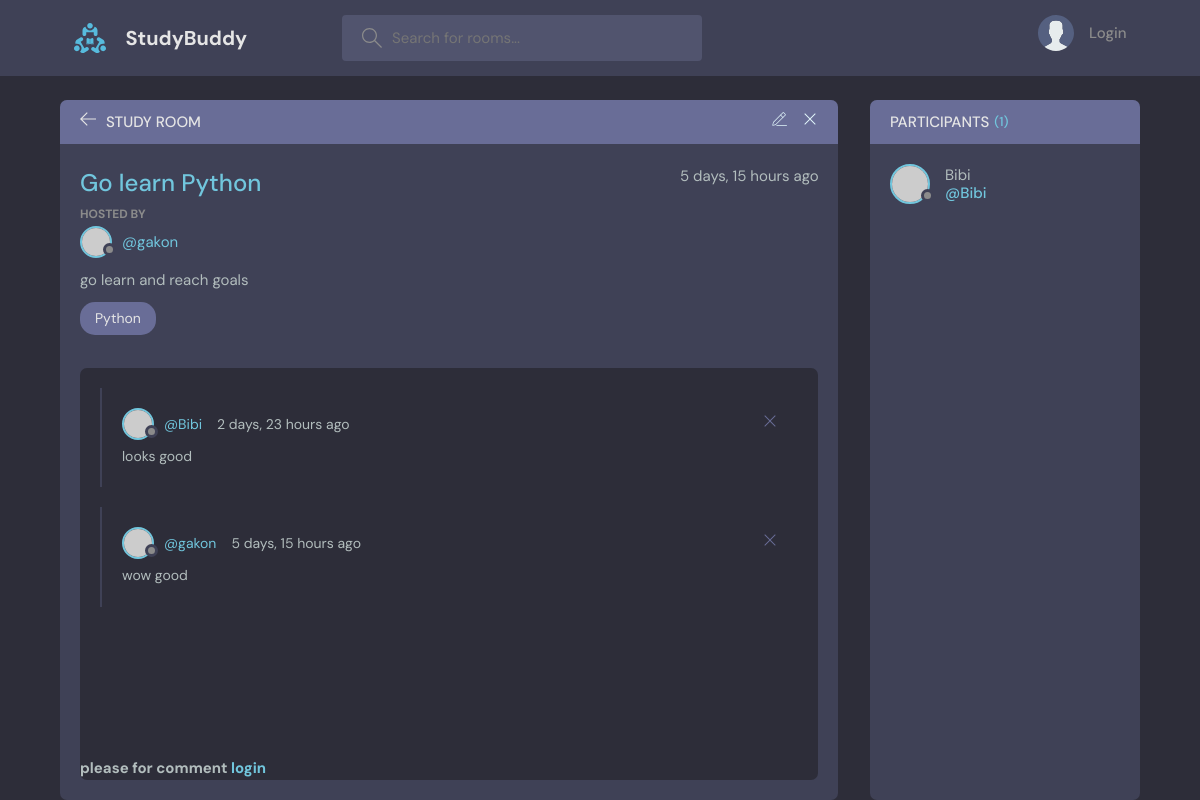
/room/1, run on the app's committed database.
### base/models.py (models this page shows, shortened)
class Rooms(models.Model):
    host = models.ForeignKey(User,on_delete=models.SET_NULL,null=True)
    topic = models.ForeignKey(Topics,on_delete=models.SET_NULL,null=True)
    name = models.CharField(max_length=200)
    description = models.TextField(max_length=2000)
    participants = models.ManyToManyField(
        User, related_name='participants', blank=True)
    created = models.DateTimeField(auto_now = True)
    updated = models.DateTimeField(auto_now_add=True)
    class Meta:
        ordering = ['-created']

class Topics(models.Model):
    name = models.CharField(max_length=200)
    class Meta:
        pass
    def __str__(self):
        return self.name

class Message(models.Model):
    User = models.ForeignKey(User,on_delete=models.CASCADE)
    Room = models.ForeignKey(Rooms,on_delete=models.CASCADE)
    body = models.TextField(max_length=2000,null=True)
    created = models.DateTimeField(auto_now= True)
    updated = models.DateTimeField(auto_now_add=True)
    class Meta:
        ordering = ['-created']

### base/views.py (the view)
# urls.py: path('room/<str:pk>',views.room,name='room'),
def room(request,pk):
    form = MessageForm()
    room = Rooms.objects.get(id=pk)
    messages = Message.objects.filter(Room__id=pk).order_by('-created')
    participances = room.participants.all()
    if request.method == 'GET' and request.GET.get('body') != None:
        Message.objects.create(body=request.GET.get('body'),User=request.user,Room=room)
        room.participants.add(request.user)
    context = {'room': room,
               'messages': messages,
               'form': form,
               'participances':participances
               }
    return render (request, 'room.html',context)

### base/forms.py
class MessageForm(forms.ModelForm):
    class Meta:
        model = Message
        fields = ['body']

### templates/room.html (shortened to what this page needs)
{% extends "main.html" %}
{%block content%}
<main class="profile-page layout layout--2">
      <div class="container">
        <div class="room">
          <div class="room__top">
            <div class="room__topLeft">
              <a href="index.html">
                <svg version="1.1" xmlns="http://www.w3.org/2000/svg" width="32" height="32" viewBox="0 0 32 32">
                  <title>arrow-left</title>
                  <path
                    d="M13.723 2.286l-13.723 13.714 13.719 13.714 1.616-1.611-10.96-10.96h27.625v-2.286h-27.625l10.965-10.965-1.616-1.607z"
                  ></path>
                </svg>
              </a>
              <h3>Study Room</h3>
            </div>
            <div class="room__topRight">
              <a href="#">
              </a>
              <a href="#">
                <svg version="1.1" xmlns="http://www.w3.org/2000/svg" width="32" height="32" viewBox="0 0 32 32">
                  <title>remove</title>
                  <path
                    d="M27.314 6.019l-1.333-1.333-9.98 9.981-9.981-9.981-1.333 1.333 9.981 9.981-9.981 9.98 1.333 1.333 9.981-9.98 9.98 9.98 1.333-1.333-9.98-9.98 9.98-9.981z"
                  ></path>
                </svg>
              </a>
            </div>
          </div>
          <div class="room__box scroll">
            <div class="room__header scroll">
              <div class="room__info">
                <h3>{{room.name}}</h3>
                <span>{{room.created|timesince}} ago</span>
              </div>
              <div class="room__hosted">
                <p>Hosted By</p>
                <a href="#" class="room__author">
                  <div class="avatar avatar--small">
                    <img src="https://randomuser.me/api/portraits/men/37.jpg" />
                  </div>
                  <span>@{{room.host}}</span>
                </a>
              </div>
              <div class="room__details">
                {{room.description}}
              </div>
              <span class="room__topics">{{room.topic}}</span>
            </div>
            <div class="room__conversation">
              <div class="threads scroll">
                {%for message in messages%}
                <div class="thread">
                  <div class="thread__top">
                    <div class="thread__author">
                      <a href="#" class="thread__authorInfo">
                        <div class="avatar avatar--small">
                          <img src="https://randomuser.me/api/portraits/men/37.jpg" />
                        </div>
                        <span>@{{message.User}}</span>
                      </a>
                      <span class="thread__date">{{message.created|timesince}} ago</span>
                    </div>
                    <div class="thread__delete">
                      <svg version="1.1" xmlns="http://www.w3.org/2000/svg" width="32" height="32" viewBox="0 0 32 32">
                        <title>remove</title>
                        <path
                          d="M27.314 6.019l-1.333-1.333-9.98 9.981-9.981-9.981-1.333 1.333 9.981 9.981-9.981 9.98 1.333 1.333 9.981-9.98 9.98 9.98 1.333-1.333-9.98-9.98 9.98-9.981z"
                        ></path>
                      </svg>
                    </div>
                  </div>
                  <div class="thread__details">
                    {{message.body}}
                  </div>
                </div>
                {%endfor%}
              </div>
            </div>
          </div>
          <div class="room__message">
            {%if request.user.is_authenticated %}
            <form action="{%url 'room' room.id %}" method="GET">
              {% csrf_token %}
              <input name="body" placeholder="Write your message here..." />
            </form>
            {%else%}
            <h1>please for comment <a href="{%url 'login'%}">login</a></h1>
            {%endif%}
          </div>
        </div>
        <div class="participants">
          <h3 class="participants__top">Participants <span>({{participances.count}})</span></h3>
          <div class="participants__list scroll">
            {%for participance in participances %}
            <a href="profile.html" class="participant">
              <div class="avatar avatar--medium">
                <img src="https://randomuser.me/api/portraits/men/37.jpg" />
              </div>
              <p>
                {{participance.username}}
                <span>@{{participance.username}}</span>
              </p>
            </a>
            {%endfor%}
          </div>
        </div>
      </div>
    </main>
{%endblock%}

### data on the page
Rooms: name "Go learn Python", created "5 days, 15 hours", host "gakon", description "go learn and reach goals", topic "Python"
Message: User "Bibi", created "2 days, 23 hours", body "looks good"
Message: User "gakon", created "5 days, 15 hours", body "wow good"

### other printed values
{{ participances.count }} "1"
{{ participance.username }} "Bibi"
